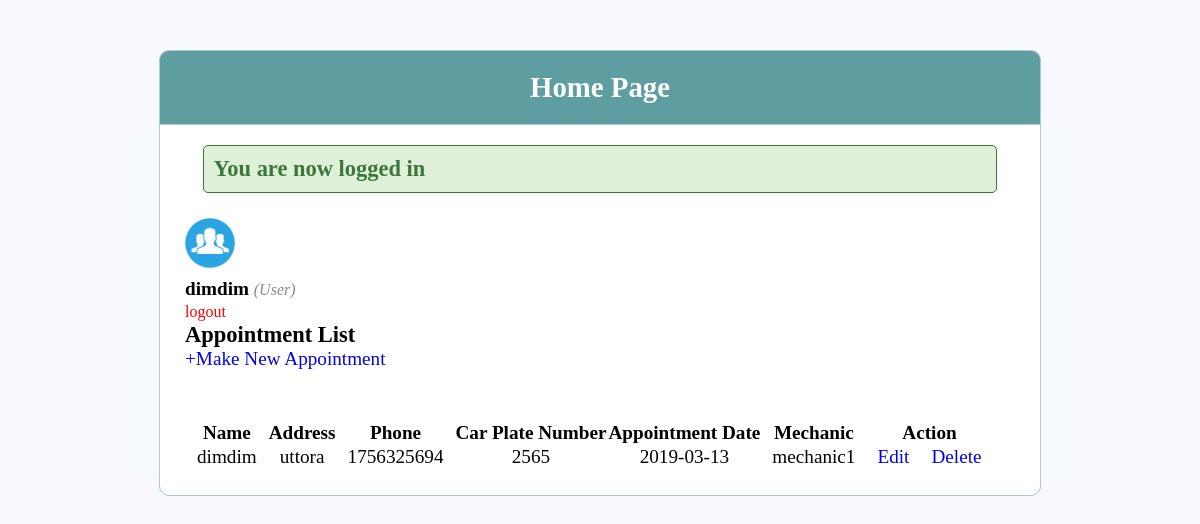
The app's page /index.php (signed in) with its own data.
### tables this page shows
CREATE TABLE IF NOT EXISTS `users` (
  `id` int(10) NOT NULL AUTO_INCREMENT,
  `username` varchar(100) NOT NULL,
  `user_type` varchar(100) NOT NULL,
  `password` varchar(100) NOT NULL,
  `address` varchar(100) NOT NULL,
  `phone` int(11) NOT NULL,
  `carnumber` int(32) NOT NULL,
  `carengineno` int(32) NOT NULL,
  `appointmentdate` date NOT NULL,
  `mechanic` varchar(100) NOT NULL,
  PRIMARY KEY (`id`)
);

### functions.php (called while the page is built, shortened)
<?php
$db = mysqli_connect('localhost', 'root', '', 'multi_login');
function select($query){
	global $db;
		$results = mysqli_query($db, $query);
	if($results->num_rows > 0){
		return $results;
	}else{
		return false;
	}
}

### index.php (the view, shortened to what this page needs)
<?php
	include('functions.php');
?>
<!DOCTYPE html>
<html>
<head>
	<link rel="stylesheet" type="text/css" href="style.css">
</head>
<body>
	<div class="header">
		<h2>Home Page</h2>
	</div>
	<div class="content">
		<?php if (isset($_SESSION['success'])) : ?>
			<div class="error success" >
				<h3>
					<?php
						echo $_SESSION['success'];
					?>
				</h3>
			</div>
		<?php endif ?>
		<div class="profile_info">
			<img src="images/user_profile.png"  >
			<div>
				<?php  if (isset($_SESSION['user'])) : ?>
					<strong><?php echo $_SESSION['user']['username']; ?></strong>
					<small>
						<i  style="color: #888;">(<?php echo ucfirst($_SESSION['user']['user_type']); ?>)</i>
						<br>
						<a href="index.php?logout='1'" style="color: red;">logout</a>
					</small>
					<table class="tblone">
						<?php
							$username = $_SESSION['user']['username'];
							$query = "SELECT * FROM users WHERE username='$username'";
							$read = select($query);
						 ?>
						<h3>Appointment List</h3>
						<a href="registerNew.php">+Make New Appointment</a>
						<tr>
							<th>Name</th>
							<th>Address</th>
							<th>Phone</th>
							<th>Car Plate Number</th>
							<th>Appointment Date</th>
							<th>Mechanic</th>
							<th colspan="2">Action</th>
						</tr>
						<?php if($read){ ?>
							<?php while($row = $read->fetch_assoc()){ ?>
								<tr>
									<td><?php echo $row['username']; ?></td>
									<td><?php echo $row['address'] ?></td>
									<td><?php echo $row['phone']; ?></td>
									<td><?php echo $row['carnumber']; ?></td>
									<td><?php echo $row['appointmentdate']; ?></td>
									<td><?php echo $row['mechanic']; ?></td>
									<td><a href="update.php?id=<?php echo urlencode($row['id']); ?>">Edit</a></td>
									<td><a href="delete.php?id=<?php echo urlencode($row['id']); ?>">Delete</a></td>
								</tr>
							<?php } ?>
						<?php } else{ ?>
							<p>Data is not available!!</p>
						<?php } ?>
					</table>
				<?php endif ?>
			</div>
		</div>
	</div>
</body>
</html>

### style.css (style rules this page uses)
* { margin: 0px; padding: 0px; }
body { font-size: 120%; background: #F8F8FF; }
.header { width: 70%; margin: 50px auto 0px; color: white; background: #5F9EA0; text-align: center; border: 1px solid #B0C4DE; border-bottom: none; border-radius: 10px 10px 0px 0px; padding: 20px; }
form,input, .content { width: 70%; margin: 0px auto; padding: 20px; border: 1px solid #B0C4DE; background: white; border-radius: 0px 0px 10px 10px; }
.error { width: 92%; margin: 0px auto; padding: 10px; border: 1px solid #a94442; color: #a94442; background: #f2dede; border-radius: 5px; text-align: left; }
.success { color: #3c763d; background: #dff0d8; border: 1px solid #3c763d; margin-bottom: 20px; }
.profile_info img { display: inline-block; width: 50px; height: 50px; margin: 5px; float: left; }
.profile_info div { display: inline-block; margin: 5px; }
.profile_info:after { content: ""; display: block; clear: both; }
.tblone { width: 100%; margin-top: 50px; text-align: center; }
td { padding:0 10px; }
a { text-decoration: none; }

### records on screen
users: username "dimdim", address "uttora", phone "1756325694", carnumber "2565", appointmentdate "2019-03-13", mechanic "mechanic1"

### other values on screen
$_SESSION['success'] "You are now logged in"
$_SESSION['user']['username'] "dimdim"
$_SESSION['user']['user_type'] "User"
